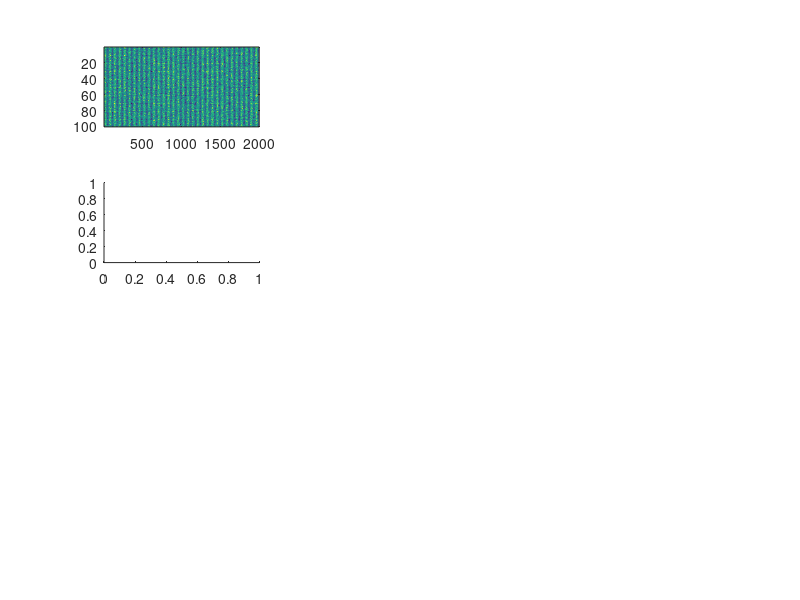

This figure's MATLAB source: (Note: this script raises an error after producing the figure.)
close all; clear all;
rng(1)

T = 2000; % Total number of observations.
N = 100;  % Total variate number, eg. recorded EEG channels
t = 1:T;

% Taken from Fig. 2 for comparison with pCCA
fnoise = 0.1;      % noise signal
X = randn(N, T);
Y = randn(N, T);
hidden_signal = 2*(sin(t/100)>0) - 1; % Representation of interest.
for i = 1:10:N
    X(i, :) = X(i, :) + hidden_signal; Y(i, :) = Y(i, :) + hidden_signal;
end
A0 = 2; % Dominating signal over the representation of interest.
for i = 1:N
    X(i,:) = X(i,:) + A0*sin(fnoise*t); Y(i,:) = Y(i,:) + A0*sin(fnoise*t);
end

figure(1),clf;

subplot(4,3,1) % Raw data
imagesc(X)

subplot(4,3,4) % partial CCA via fit
Xcleaned = zeros(size(X));
Xfit = zeros(size(X));
for i = 1:N
    b0 = sin(fnoise*t') \ X(i,:)';
    b1 = cos(fnoise*t') \ X(i,:)';
    Xfit(i,:) =   b0*sin(fnoise*t) + b1*cos(fnoise*t);
    Xcleaned(i,:) = X(i,:) -  b0*sin(fnoise*t) - b1*cos(fnoise*t);
end
Ycleaned = zeros(size(Y));
Yfit = zeros(size(Y));
for i = 1:N
    b0 = sin(fnoise*t') \ Y(i,:)';
    b1 = cos(fnoise*t') \ Y(i,:)';
    Yfit(i,:) =   b0*sin(fnoise*t) + b1*cos(fnoise*t);
    Ycleaned(i,:) = Y(i,:) -  b0*sin(fnoise*t) - b1*cos(fnoise*t);
end
C_xy = Xcleaned*Ycleaned';
C_xx = Xcleaned*Xcleaned';
C_yy = Ycleaned*Ycleaned';
[w_xCCAred, w_yCCAred, ~] = crm(C_xx, C_yy, C_xy, 0*C_xy);
plot(Xcleaned'*w_xCCAred)
hold on
plot(Ycleaned'*w_yCCAred)
ylabel("pCCA data-noisemodel")

subplot(4,3,7) %partial cca via cca on notch-filtered data
fs = 1;
Xfilt = zeros(N, T); Yfilt = zeros(N, T);
for i = 1:N
    Xfilt(i,:) = bandpass(X(i,:), [0.015 0.020],fs);
    Yfilt(i,:) = bandpass(Y(i,:), [0.015 0.020],fs);
end
Xbandfil = X - Xfilt;
Ybandfil = Y - Yfilt;
C_xy = Xbandfil*Ybandfil';
C_xx = Xbandfil*Xbandfil';
C_yy = Ybandfil*Ybandfil';
[w_xCCAband, w_yCCAband, ~] = crm(C_xx, C_yy, C_xy, 0*C_xy);
plot(Xbandfil'*w_xCCAband)
hold on
plot(Ybandfil'*w_yCCAband)
ylabel("pCCA notchfiltered(data)")


subplot(4,3,10) % CRM control
C_xy = X*Y'; C_xx = X*X';
C_yy = Y*Y'; D_xy = Xfilt*Yfilt';
[w_xCRM, w_yCRM, ~] = crm(C_xx, C_yy, C_xy, D_xy);
plot(X'*w_xCRM, '-')
hold on
plot(Y'*w_yCRM, '-')
plot([0,N],[0,0],'k--')
xlabel("Variate number")
ylabel("CRM")
set(gca, 'tickdir','out');
legend('Data A', 'Data B', 'Location','northeast')
ax = gca
box(ax,'off')

%%%%%%%%%%%%%%%%%%%%%%%%%%%%%%%%%%%%%%%%%%%%%%%%%%%%%%%%%%%%%%%%%%%%%%%%%

% Simulation with non-stationary noise
fenvelope = 0.002; % noise envelope
X = randn(N, T);
Y = randn(N, T);
hidden_signal = 2*(sin(t/100)>0) - 1; % Representation of interest.
for i = 1:10:N
    X(i, :) = X(i, :) + hidden_signal;
    Y(i, :) = Y(i, :) + hidden_signal;
end
A0 = 2; % Dominating signal over the representation of interest.
for i = 1:N
    X(i,:) = X(i,:) + A0*sin(fnoise*t).*(cos(t*fenvelope).^2);
    Y(i,:) = Y(i,:) + A0*sin(fnoise*t).*(cos(t*fenvelope).^2);
end

subplot(4,3,2) % Raw data
imagesc(X)

subplot(4,3,5) % partial CCA via fit
Xcleaned = zeros(size(X));
Xfit = zeros(size(X));
for i = 1:N
    b0 = sin(fnoise*t') \ X(i,:)';
    b1 = cos(fnoise*t') \ X(i,:)';
    Xfit(i,:) =   b0*sin(fnoise*t) + b1*cos(fnoise*t);
    Xcleaned(i,:) = X(i,:) -  b0*sin(fnoise*t) - b1*cos(fnoise*t);
end
Ycleaned = zeros(size(Y));
Yfit = zeros(size(Y));
for i = 1:N
    b0 = sin(fnoise*t') \ Y(i,:)';
    b1 = cos(fnoise*t') \ Y(i,:)';
    Yfit(i,:) =   b0*sin(fnoise*t) + b1*cos(fnoise*t);
    Ycleaned(i,:) = Y(i,:) -  b0*sin(fnoise*t) - b1*cos(fnoise*t);
end
C_xy = Xcleaned*Ycleaned';
C_xx = Xcleaned*Xcleaned';
C_yy = Ycleaned*Ycleaned';
[w_xCCAred, w_yCCAred, ~] = crm(C_xx, C_yy, C_xy, 0*D_xy);
plot(Xcleaned'*w_xCCAred)
hold on
plot(Ycleaned'*w_yCCAred)

subplot(4,3,8) %partial cca via cca on notch-filtered data
Xfilt = zeros(N, T);
Yfilt = zeros(N, T);
for i = 1:N
    Xfilt(i,:) = bandpass(X(i,:), [0.015 0.020],fs);
    Yfilt(i,:) = bandpass(Y(i,:), [0.015 0.020],fs);
end
Xbandfil = X - Xfilt;
Ybandfil = Y - Yfilt;
C_xy = Xbandfil*Ybandfil';
C_xx = Xbandfil*Xbandfil';
C_yy = Ybandfil*Ybandfil';
[w_xCCAband, w_yCCAband, ~] = crm(C_xx, C_yy, C_xy, 0*D_xy);
plot(Xbandfil'*w_xCCAband*10)
hold on
plot(Ybandfil'*w_yCCAband*10)

subplot(4,3,11) % CRM control
C_xy = X*Y'; C_xx = X*X';
C_yy = Y*Y'; D_xy = Xfilt*Yfilt';
[w_xCRM, w_yCRM, ~] = crm(C_xx, C_yy, C_xy, D_xy);
plot(X'*w_xCRM*1e3, '-')
hold on
plot(Y'*w_yCRM*1e3, '-')
plot([0,N],[0,0],'k--')
xlabel("Variate number")
set(gca, 'tickdir','out');
ax = gca
box(ax,'off')

%%%%%%%%%%%%%%%%%%%%%%%%%%%%%%%%%%%%%%%%%%%%%%%%%%%%%%%%%%%%%%%%%%%%%%%%%
% Non-sinusoidal noise

X = randn(N, T);
Y = randn(N, T);
hidden_signal = 2*(sin(t/100)>0) - 1; 
for i = 1:10:N
    X(i, :) = X(i, :) + hidden_signal;
    Y(i, :) = Y(i, :) + hidden_signal;
end
A0 = 2;
confound_nonsin = sign(sin(fnoise * t));
for i = 1:N
    X(i,:) = X(i,:) + A0 * confound_nonsin;
    Y(i,:) = Y(i,:) + A0 * confound_nonsin;
end

subplot(4,3,3) % Raw data
imagesc(X)

subplot(4,3,6) % partial CCA via fit
Xcleaned = zeros(size(X));
Xfit = zeros(size(X));
for i = 1:N
    b0 = sin(fnoise*t') \ X(i,:)';
    b1 = cos(fnoise*t') \ X(i,:)';
    Xfit(i,:) =   b0*sin(fnoise*t) + b1*cos(fnoise*t);
    Xcleaned(i,:) = X(i,:) -  b0*sin(fnoise*t) - b1*cos(fnoise*t);
end
Ycleaned = zeros(size(Y));
Yfit = zeros(size(Y));
for i = 1:N
    b0 = sin(fnoise*t') \ Y(i,:)';
    b1 = cos(fnoise*t') \ Y(i,:)';
    Yfit(i,:) =   b0*sin(fnoise*t) + b1*cos(fnoise*t);
    Ycleaned(i,:) = Y(i,:) -  b0*sin(fnoise*t) - b1*cos(fnoise*t);
end
C_xy = Xcleaned*Ycleaned';
C_xx = Xcleaned*Xcleaned';
C_yy = Ycleaned*Ycleaned';
[w_xCCAred, w_yCCAred, ~] = crm(C_xx, C_yy, C_xy, 0*D_xy);
plot(Xcleaned'*w_xCCAred)
hold on
plot(Ycleaned'*w_yCCAred)

subplot(4,3,9) %partial cca via cca on notch-filtered data
Xfilt = zeros(N, T);
Yfilt = zeros(N, T);
for i = 1:N
    Xfilt(i,:) = bandpass(X(i,:), [0.015 0.020],fs);
    Yfilt(i,:) = bandpass(Y(i,:), [0.015 0.020],fs);
end
Xbandfil = X - Xfilt;
Ybandfil = Y - Yfilt;
C_xy = Xbandfil*Ybandfil';
C_xx = Xbandfil*Xbandfil';
C_yy = Ybandfil*Ybandfil';
[w_xCCAband, w_yCCAband, ~] = crm(C_xx, C_yy, C_xy, 0*D_xy);
plot(Xbandfil'*w_xCCAband*10)
hold on
plot(Ybandfil'*w_yCCAband*10)

subplot(4,3,12) % CRM control
C_xy = X*Y'; C_xx = X*X';
C_yy = Y*Y'; D_xy = Xfilt*Yfilt';
[w_xCRM, w_yCRM, ~] = crm(C_xx, C_yy, C_xy, D_xy);
plot(X'*w_xCRM*1e3, '-')
hold on
plot(Y'*w_yCRM*1e3, '-')
plot([0,N],[0,0],'k--')
xlabel("Variate number")
set(gca, 'tickdir','out');
ax = gca
box(ax,'off')
